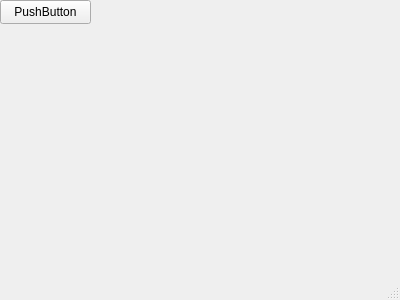
<?xml version="1.0" encoding="UTF-8"?>
<ui version="4.0">
 <class>TInterface</class>
 <widget class="QMainWindow" name="TInterface">
  <property name="geometry">
   <rect>
    <x>0</x>
    <y>0</y>
    <width>400</width>
    <height>300</height>
   </rect>
  </property>
  <property name="windowTitle">
   <string>TInterface</string>
  </property>
  <widget class="QWidget" name="centralwidget">
   <widget class="QPushButton" name="fileButton">
    <property name="geometry">
     <rect>
      <x>0</x>
      <y>0</y>
      <width>91</width>
      <height>24</height>
     </rect>
    </property>
    <property name="text">
     <string>PushButton</string>
    </property>
   </widget>
  </widget>
  <widget class="QMenuBar" name="menubar">
   <property name="geometry">
    <rect>
     <x>0</x>
     <y>0</y>
     <width>400</width>
     <height>22</height>
    </rect>
   </property>
  </widget>
  <widget class="QStatusBar" name="statusbar"/>
 </widget>
 <resources/>
 <connections>
  <connection>
   <sender>fileButton</sender>
   <signal>clicked()</signal>
   <receiver>TInterface</receiver>
   <slot>getFile()</slot>
   <hints>
    <hint type="sourcelabel">
     <x>45</x>
     <y>33</y>
    </hint>
    <hint type="destinationlabel">
     <x>199</x>
     <y>149</y>
    </hint>
   </hints>
  </connection>
 </connections>
 <slots>
  <slot>getFile()</slot>
 </slots>
</ui>
